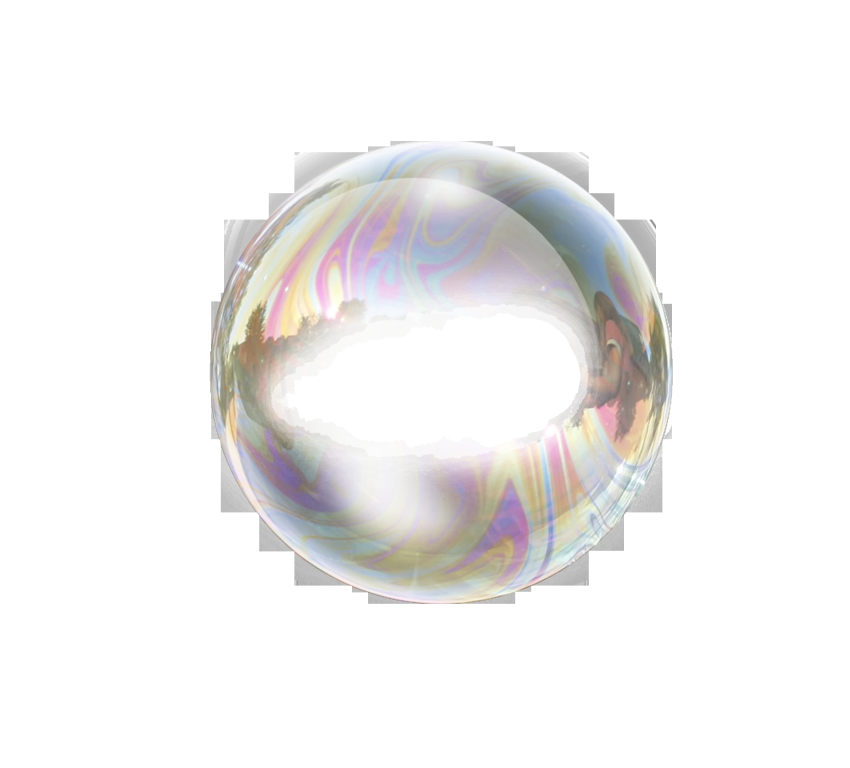
#> input picture Assets/gelembungg.png, 4248 x 3840 px, found by its file name (shown at 1/5 size)
$ python bubble1.py
#> lines starting #> are read from the running program, lines starting #| are printed output that depends on the picture
import cv2
import numpy as np
import random
import time

# Bubble class to manage individual bubbles
class Bubble:
    def __init__(self, x, y, radius, delay):
        self.x = x
        self.y = y
        self.radius = radius
        self.delay = delay  # Time delay for the bubble to appear
        self.start_time = time.time()  # Record the start time
        self.active = False  # Whether the bubble is active/visible

    def move(self):
        # Activate the bubble after the delay
        if not self.active and (time.time() - self.start_time) > self.delay:
            self.active = True

        # Move the bubble upward if it's active
        if self.active:
            self.y -= random.randint(1, 5)
            # If the bubble goes above the screen, reset its position and delay
            if self.y < -self.radius:
                self.reset()

    def reset(self):
        self.y = random.randint(480, 500)  # Reset to bottom
        self.x = random.randint(0, 640)  # Randomize horizontal position
        self.radius = random.randint(5, 15)  # Randomize size
        self.delay = random.uniform(0.5, 3)  # Randomize delay
        self.start_time = time.time()  # Reset the timer
        self.active = False  # Deactivate until delay passes

def overlay_png(frame, bubble_png, x, y, size):
    # Resize the PNG bubble to match the given size
    bubble_resized = cv2.resize(bubble_png, (size, size), interpolation=cv2.INTER_AREA)

    # Extract the alpha channel and RGB channels
    b_h, b_w, _ = bubble_resized.shape
    alpha = bubble_resized[:, :, 3] / 255.0  # Normalize alpha to [0, 1]
    bubble_rgb = bubble_resized[:, :, :3]

    # Ensure the bubble is within the frame bounds
    y1, y2 = max(0, y - b_h // 2), min(frame.shape[0], y + b_h // 2)
    x1, x2 = max(0, x - b_w // 2), min(frame.shape[1], x + b_w // 2)

    # Adjust bubble and alpha dimensions if cropped by the frame
    b_y1 = max(0, -y + b_h // 2)
    b_y2 = b_y1 + (y2 - y1)
    b_x1 = max(0, -x + b_w // 2)
    b_x2 = b_x1 + (x2 - x1)

    # Check for valid crop dimensions
    if y1 < y2 and x1 < x2 and b_y1 < b_y2 and b_x1 < b_x2:
        # Blend the bubble with the frame using the alpha channel
        for c in range(3):  # RGB channels
            frame[y1:y2, x1:x2, c] = (
                frame[y1:y2, x1:x2, c] * (1 - alpha[b_y1:b_y2, b_x1:b_x2]) +
                bubble_rgb[b_y1:b_y2, b_x1:b_x2, c] * alpha[b_y1:b_y2, b_x1:b_x2]
            )


def add_underwater_effect(frame, bubbles, bubble_png):
    # Apply bluish-green color overlay
    overlay = frame.copy()
    overlay[:, :, 0] = cv2.addWeighted(overlay[:, :, 0], 1, np.full_like(overlay[:, :, 0], 50), 0.5, 0)  # Blue
    overlay[:, :, 1] = cv2.addWeighted(overlay[:, :, 1], 1, np.full_like(overlay[:, :, 1], 30), 0.5, 0)  # Green
    frame = cv2.addWeighted(frame, 0.7, overlay, 0.3, 0)

    # Add distortion effect (wave-like pattern)
    rows, cols, _ = frame.shape
    distortion_map_x = np.tile(np.linspace(0, cols - 1, cols), (rows, 1)).astype(np.float32)
    distortion_map_y = np.tile(np.linspace(0, rows - 1, rows), (cols, 1)).T.astype(np.float32)
    sinusoid = 10 * np.sin(2 * np.pi * distortion_map_y / 180).astype(np.float32)
    distortion_map_x += sinusoid

    frame = cv2.remap(frame, distortion_map_x, distortion_map_y, interpolation=cv2.INTER_LINEAR, borderMode=cv2.BORDER_REFLECT)

    # Draw bubbles
    for bubble in bubbles:
        bubble.move()
        if bubble.active:
            overlay_png(frame, bubble_png, bubble.x, bubble.y, bubble.radius * 2)

    # Apply a slight blur to make the effect more realistic
    frame = cv2.GaussianBlur(frame, (5, 5), 0)

    return frame

# Load the bubble PNG with alpha channel
bubble_png = cv2.imread('gelembungg.png', cv2.IMREAD_UNCHANGED)  # Ensure the image has an alpha channel
#> bubble_png is the input picture: shape (3840, 4248, 4); mean B, G, R, A 240.3, 240.7, 241.7, 23.9

# Initialize the webcam feed
cap = cv2.VideoCapture(0)

# Generate initial bubbles with random delays
bubble_count = 30
bubbles = [
    Bubble(random.randint(0, 640), random.randint(480, 500), random.randint(5, 15), random.uniform(0.5, 3))
    for _ in range(bubble_count)
]

while True:
    ret, frame = cap.read()
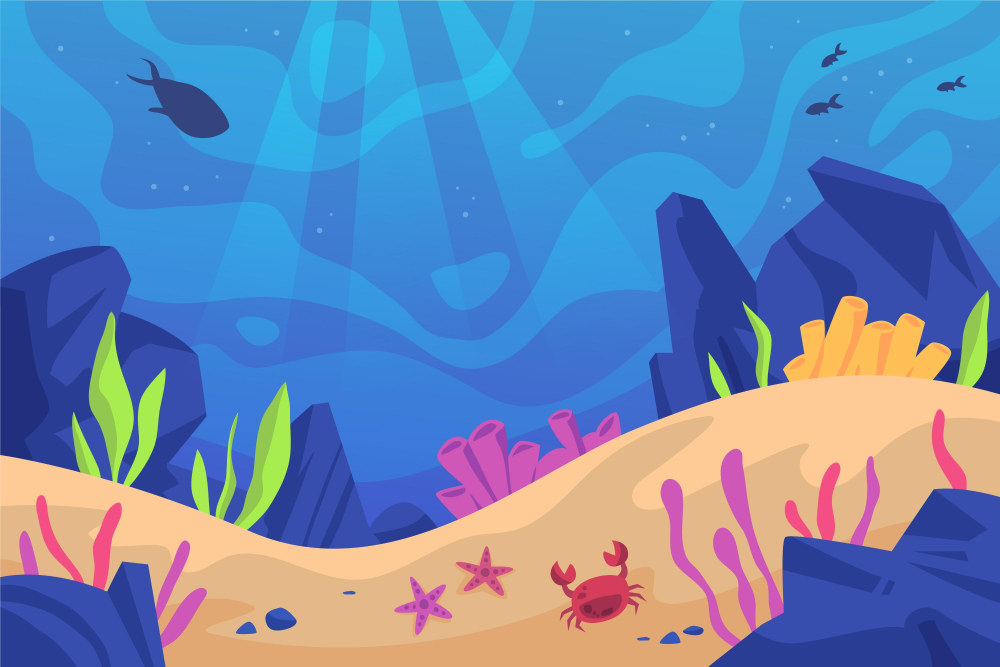
#> input picture sea.jpg, 3000 x 2000 px, given in place of the camera (shown at 1/3 size)
#> frame is the input picture: shape (2000, 3000, 3); mean B, G, R 181, 136.5, 103.9
    if not ret:
        break

    # Flip the frame horizontally for a mirror effect
    frame = cv2.flip(frame, 1)
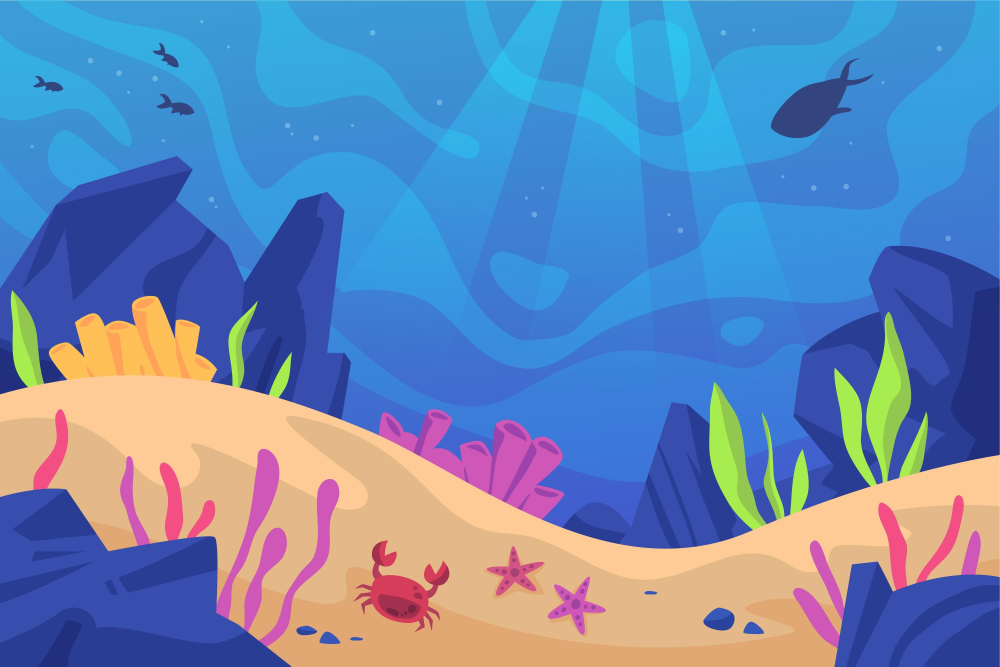
#> frame: shape (2000, 3000, 3) (shown at 1/3 size); mean B, G, R 181, 136.5, 103.9

    # Apply the underwater effect with floating bubbles
    underwater_frame = add_underwater_effect(frame, bubbles, bubble_png)
#> in add_underwater_effect, `overlay[:, :, 0] = cv2.addWeighted(overlay[:, :, 0], 1, np.full_like(o..`:
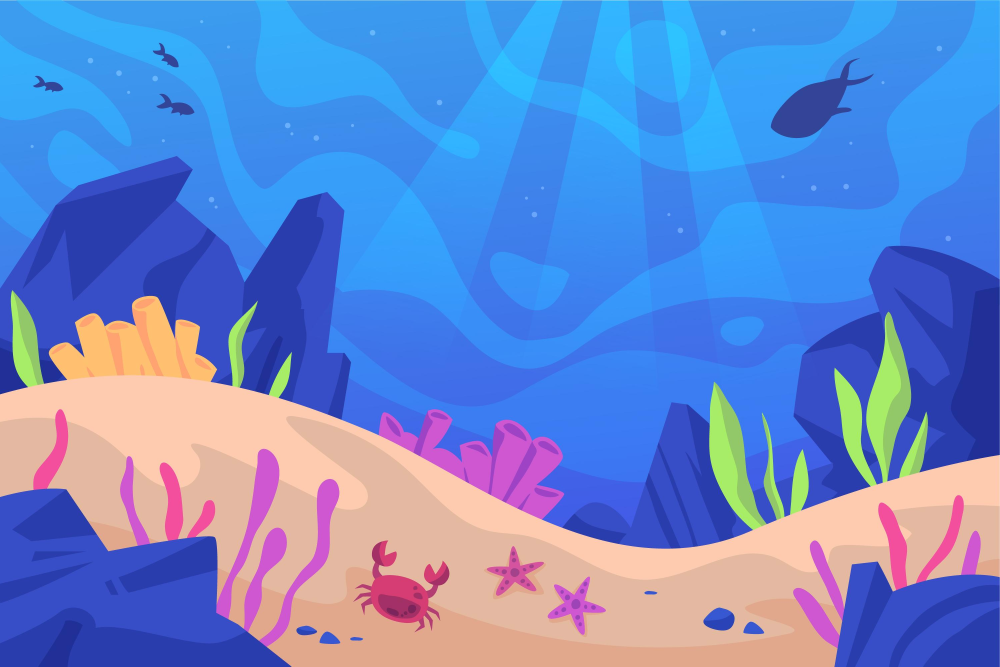
#> overlay: shape (2000, 3000, 3) (shown at 1/3 size); mean B, G, R 205.9, 136.5, 103.9
#> in add_underwater_effect, `frame = cv2.remap(frame, distortion_map_x, distortion_map_y, interpola..`:
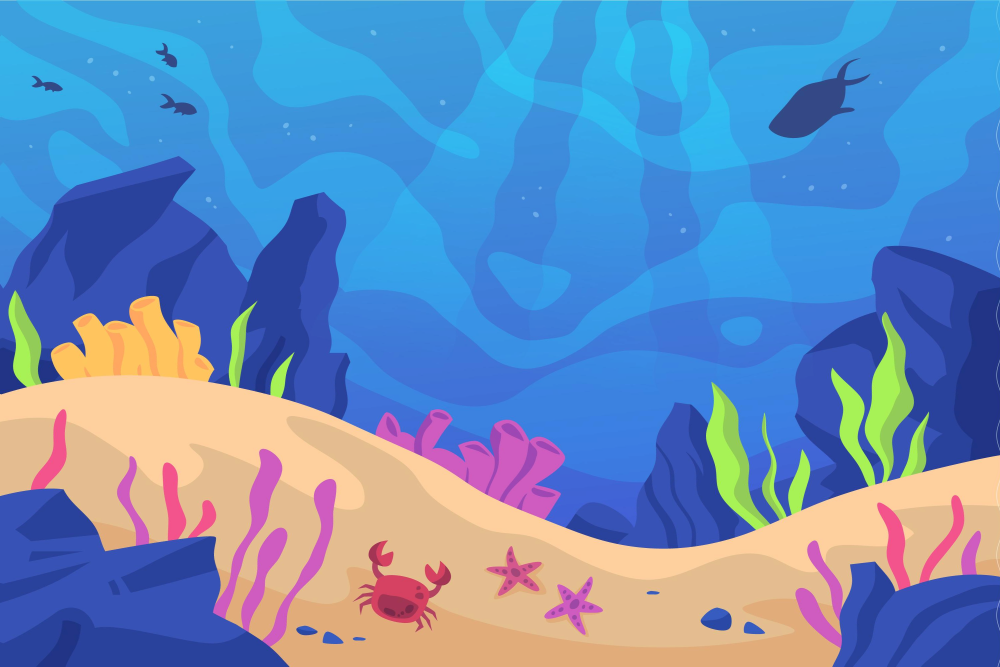
#> frame: shape (2000, 3000, 3) (shown at 1/3 size); mean B, G, R 188.6, 141, 103.9
#> the loop in add_underwater_effect, `for bubble in bubbles:` made 30 passes
#> pass 2, in overlay_png (call 2), `bubble_resized = cv2.resize(bubble_png, (size, size), interpolation=cv..`:
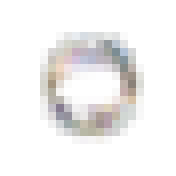
#> bubble_resized: shape (22, 22, 4) (shown 8 times larger); mean B, G, R, A 240.3, 240.7, 241.7, 23.9
#> pass 2, in overlay_png (call 2), `alpha = bubble_resized[:, :, 3] / 255.0`:
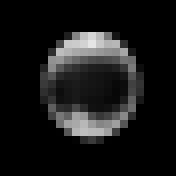
#> alpha: shape (22, 22) float64 (shown 8 times larger); min 0, max 0.898, mean 0.0936
#> pass 3, in overlay_png (call 3), `bubble_resized = cv2.resize(bubble_png, (size, size), interpolation=cv..`:
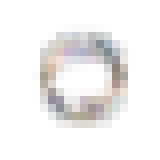
#> bubble_resized: shape (20, 20, 4) (shown 8 times larger); mean B, G, R, A 240.3, 240.7, 241.7, 23.9

    # Display the processed frame
    cv2.imshow('Underwater Effect', underwater_frame)

    # Exit on pressing 'q'
    if cv2.waitKey(1) & 0xFF == ord('q'):
#> (key q is pressed here)
        break

# Release resources
cap.release()
cv2.destroyAllWindows()
